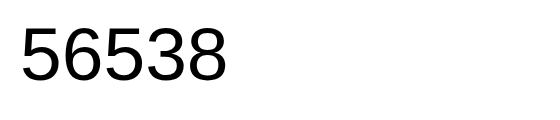
#> input picture backend/tests/fixtures/synthetic-canvas-56538.png, 560 x 120 px; its folder holds only this picture in this run
$ python -i ocr_worker.py   (imports and definitions only)
#> lines starting #> are read from the running program, lines starting #| are printed output that depends on the picture; after the words box and inside, x2 and y2 are one past the last pixel; in counts of white or black regions, pixels touching at a corner belong together
#> further down, picture is the input picture: PIL image 560x120 RGBA; mean R, G, B, A 240.4, 240.4, 240.4, 255
"""Bounded local OCR with an inherited, deployment-wide admission lock."""

import ctypes
import fcntl
import io
import math
import multiprocessing
import os
import resource
import signal
import stat
import subprocess
from dataclasses import dataclass
from functools import partial
from multiprocessing.connection import Connection
from multiprocessing.process import BaseProcess
from pathlib import Path
from typing import Literal

from PIL import Image, ImageChops, ImageFilter, ImageOps, UnidentifiedImageError

from app.photo_files import _open_directory
from app.photo_store import photo_directory
from app.photo_validation import InvalidPhoto, inspect_photo

OCR_FALLBACK_MESSAGE = (
    "No pudimos identificar con seguridad la lectura del medidor. "
    "Intentá subir una fotografía más clara o ingresá manualmente el valor en kWh"
)
OCR_MAX_PIXELS = 20_000_000
OCR_ENGINE_MEMORY_BYTES = 256 * 1024 * 1024
OCR_WORKER_MEMORY_BYTES = 512 * 1024 * 1024
OCR_ENGINE_TIMEOUT_SECONDS = 5.0
OCR_WORKER_TIMEOUT_SECONDS = 12.0
OCR_MIN_CONFIDENCE = 80.0
OCR_MAX_DIGITS = 12
OCR_MAX_WIDTH = 2000
OCR_MAX_HEIGHT = 1000
_ENGINE_CPU_SECONDS = 6
_WORKER_CPU_SECONDS = 12
_RED_MIN = 90
_RED_DIFFERENCE = 40
_INK_MAX = 100
_WHITE = (255, 255, 255)
_LOCK_FD: int | None = None


class OcrWorkerFailed(RuntimeError):
    """The bounded OCR worker did not produce a trustworthy result."""


class InvalidOcrCrop(ValueError):
    """The requested region does not fit the verified image."""


# [33 lines left out: functions valid_crop, within_ocr_pixel_limit, not called in this run]


@dataclass(frozen=True, slots=True)
class OcrSuggestion:
    """A confident integer candidate; never saved without explicit confirmation."""

    value_kwh: str
    status: Literal["suggested"] = "suggested"


@dataclass(frozen=True, slots=True)
class OcrAbstention:
    """No reliable integer could be identified."""

    status: Literal["abstained"] = "abstained"
    value_kwh: None = None
    message: str = OCR_FALLBACK_MESSAGE


OcrResult = OcrSuggestion | OcrAbstention


def unavailable_ocr_result() -> OcrAbstention:
    """Return the safe fallback without processing or retaining photo data."""
    return OcrAbstention()


# [10 lines left out: function private_ocr_runtime, not called in this run]


def _red_mask(image: Image.Image) -> Image.Image:
    """Mark clearly red pixels so fractional digits can be excluded."""
    red, green, blue = image.split()
    return ImageChops.multiply(
        red.point(lambda value: 255 if value >= _RED_MIN else 0),
        ImageChops.multiply(
            ImageChops.subtract(red, green).point(
                lambda value: 255 if value >= _RED_DIFFERENCE else 0
            ),
            ImageChops.subtract(red, blue).point(
                lambda value: 255 if value >= _RED_DIFFERENCE else 0
            ),
        ),
    ).filter(ImageFilter.MaxFilter(3))


def _resize_for_ocr(image: Image.Image) -> Image.Image:
    scale = min(1.0, OCR_MAX_WIDTH / image.width, OCR_MAX_HEIGHT / image.height)
#> scale = 1
    if scale >= 1.0:
        return image
    size = (max(1, round(image.width * scale)), max(1, round(image.height * scale)))
    return image.resize(size, Image.Resampling.LANCZOS)


def _prepare(image: Image.Image) -> Image.Image | None:
    """Mask red ink, then return a bounded grayscale frame or ``None``."""
    image = _resize_for_ocr(image.convert("RGB"))
    red = _red_mask(image)
#> in _red_mask, `return ImageChops.multiply( red.point(lambda value: 255 if value >= _R..`: returned value: PIL image 560x120 L; every value is 0
    red_box = red.getbbox()
#> red_box = None
    histogram = ImageOps.grayscale(image).histogram()
#> histogram = 256 values, max 62684 at index 255, min 0 at index 1, mean 262.5
    dark_background = sum(histogram[:110]) > image.width * image.height // 2
#> dark_background = False
    background = (0, 0, 0) if dark_background else _WHITE
#> background = (255, 255, 255)
    masked = image if red_box is None else Image.composite(
        Image.new("RGB", image.size, background), image, red,
    )
    if dark_background:
        ink = ImageOps.grayscale(masked).point(lambda value: 255 if value >= 155 else 0)
    else:
        ink = ImageOps.grayscale(masked).point(lambda value: 255 if value <= _INK_MAX else 0)
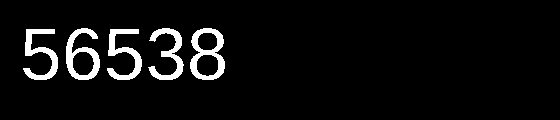
#> ink: PIL image 560x120 L; 5.5% white; 5 white regions, box (x1, y1, x2, y2) and area: (190, 28, 225, 80) 822, (66, 28, 100, 80) 766, (107, 29, 142, 80) 715, (23, 29, 58, 80) 712, (148, 28, 184, 80) 691
    ink_box = ink.getbbox()
#> ink_box = (23, 28, 225, 80)
    if ink_box is None:
        return None
    # Red fractional digits must be strictly to the right of all integer ink.
    # A left-side or overlapping red region is not a defensible fraction.
    if red_box is not None and red_box[0] < ink_box[2]:
        return None
    gray = ImageOps.autocontrast(ImageOps.grayscale(masked))
    # OpenCV runs only in the bounded child, never in the HTTP process.
    import cv2
    import numpy as np

    cv2.setNumThreads(1)
    pixels = np.asarray(gray)
    if float(np.mean(pixels)) < 110:
        pixels = cv2.bitwise_not(pixels)
    # Resampling already legible characters can alter their shapes. Upscale only
    # short crops; retain the original pixels for larger register crops.
    if image.height < 80:
        pixels = cv2.resize(pixels, None, fx=2, fy=2, interpolation=cv2.INTER_CUBIC)
    return Image.fromarray(pixels)


# [31 lines left out: functions _parse_tsv, _engine_limits, not called in this run]


def _run_engine(image: Image.Image) -> tuple[str, float] | None:
    buffer = io.BytesIO()
    image.save(buffer, format="PNG")
    environment = dict(os.environ)
    environment["OMP_THREAD_LIMIT"] = "1"
    command = [
        "tesseract", "stdin", "stdout", "--psm", "7", "-l", "eng",
        "-c", "tessedit_char_whitelist=0123456789", "tsv",
    ]
    try:
        process = subprocess.Popen(
            command, stdin=subprocess.PIPE, stdout=subprocess.PIPE, stderr=subprocess.DEVNULL,
            env=environment, preexec_fn=partial(_engine_limits, os.getpid()),
            pass_fds=(_LOCK_FD,) if _LOCK_FD is not None else (),
        )
    except OSError:
        return None
    try:
        output, _ = process.communicate(buffer.getvalue(), timeout=OCR_ENGINE_TIMEOUT_SECONDS)
    except subprocess.TimeoutExpired:
        process.kill()
        process.wait(timeout=2)
        return None
    except BaseException:
        process.kill()
        process.wait(timeout=2)
        raise
    if process.returncode != 0:
        return None
    return _parse_tsv(output)


def _recognise(image: Image.Image) -> tuple[str, ...]:
    prepared = _prepare(image)
    if prepared is None:
        return ("abstained",)
    result = _run_engine(prepared)
    if result is None:
        return ("abstained",)
    token, confidence = result
    if not math.isfinite(confidence) or confidence < OCR_MIN_CONFIDENCE:
        return ("abstained",)
    return ("suggested", token.lstrip("0") or "0")


# [123 lines left out: functions _worker_limits, _parent_death_guard, _recognise_bytes, _send, _worker, _stop and 1 more, not called in this run]

>>> from PIL import Image
>>> picture = Image.open('../tests/fixtures/synthetic-canvas-56538.png')
>>> result = _recognise(picture)
#> result = ('abstained',)
